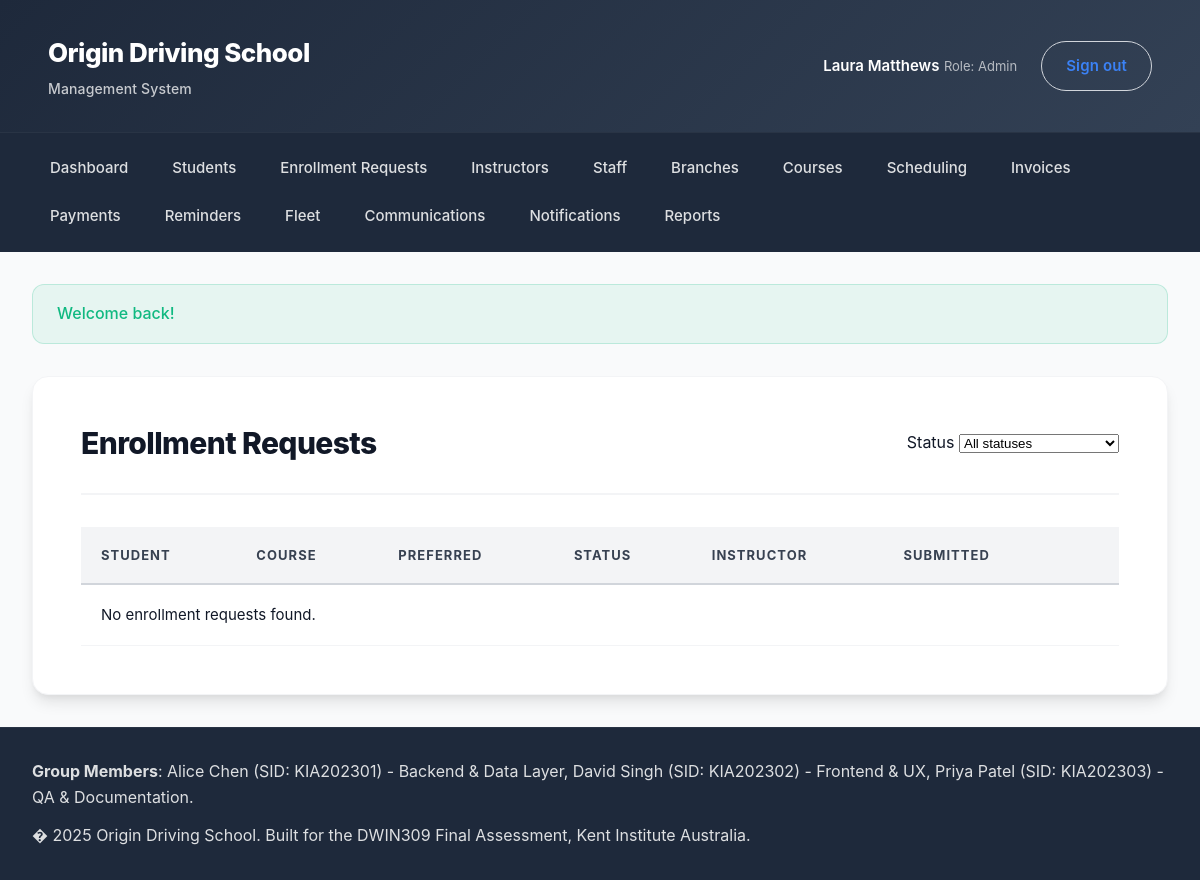
Before: /index.php?page=enrollmentrequests&action=index (signed in) with the older database file.
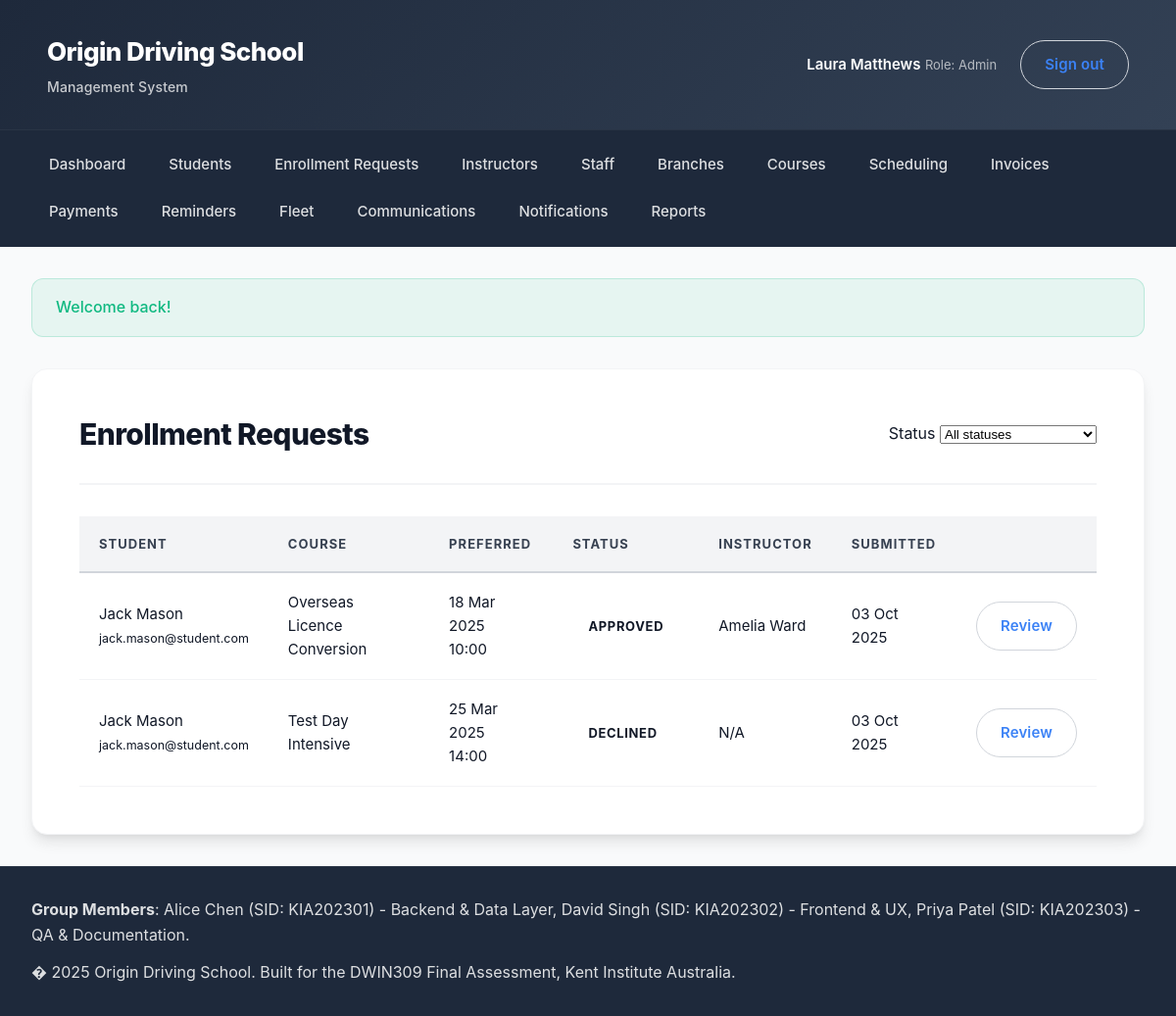
After: the same page with the newer database file.
### tables this page shows
CREATE TABLE enrollment_requests (
    id INT UNSIGNED AUTO_INCREMENT PRIMARY KEY,
    student_id INT UNSIGNED NOT NULL,
    course_id INT UNSIGNED NOT NULL,
    preferred_date DATE NULL,
    preferred_time TIME NULL,
    status ENUM('pending','approved','declined') DEFAULT 'pending',
    instructor_id INT UNSIGNED NULL,
    student_notes TEXT NULL,
    admin_notes TEXT NULL,
    decision_by INT UNSIGNED NULL,
    decision_at DATETIME NULL,
    created_at DATETIME DEFAULT CURRENT_TIMESTAMP,
    updated_at DATETIME DEFAULT CURRENT_TIMESTAMP ON UPDATE CURRENT_TIMESTAMP,
    CONSTRAINT fk_request_student FOREIGN KEY (student_id) REFERENCES students(id) ON DELETE CASCADE,
    CONSTRAINT fk_request_course FOREIGN KEY (course_id) REFERENCES courses(id) ON DELETE CASCADE,
    CONSTRAINT fk_request_instructor FOREIGN KEY (instructor_id) REFERENCES instructors(id) ON DELETE SET NULL,
    CONSTRAINT fk_request_decision_user FOREIGN KEY (decision_by) REFERENCES users(id) ON DELETE SET NULL,
    INDEX idx_request_status (status),
    INDEX idx_request_instructor (instructor_id)
);

CREATE TABLE users (
    id INT UNSIGNED AUTO_INCREMENT PRIMARY KEY,
    role ENUM('admin','staff','instructor','student') NOT NULL,
    first_name VARCHAR(80) NOT NULL,
    last_name VARCHAR(80) NOT NULL,
    email VARCHAR(160) NOT NULL UNIQUE,
    phone VARCHAR(32) NULL,
    password_hash VARCHAR(255) NOT NULL,
    status ENUM('active','archived') NOT NULL DEFAULT 'active',
    branch_id INT UNSIGNED NULL,
    created_at DATETIME DEFAULT CURRENT_TIMESTAMP,
    updated_at DATETIME DEFAULT CURRENT_TIMESTAMP ON UPDATE CURRENT_TIMESTAMP,
    CONSTRAINT fk_users_branch FOREIGN KEY (branch_id) REFERENCES branches(id) ON DELETE SET NULL
);

CREATE TABLE courses (
    id INT UNSIGNED AUTO_INCREMENT PRIMARY KEY,
    title VARCHAR(160) NOT NULL,
    description TEXT NULL,
    price DECIMAL(10,2) NOT NULL,
    lesson_count INT UNSIGNED NOT NULL,
    category VARCHAR(80) NULL,
    status ENUM('active','inactive') DEFAULT 'active',
    created_at DATETIME DEFAULT CURRENT_TIMESTAMP,
    updated_at DATETIME DEFAULT CURRENT_TIMESTAMP ON UPDATE CURRENT_TIMESTAMP
);

### app/Core/View.php (called while the page is built, shortened)
<?php
class View
{
    public function render(string $template, array $data = [], string $layout = 'main'): void
    {
        $viewFile = __DIR__ . '/../Views/' . $template . '.php';
        $flash = Session::flash('flash');
        extract($data);
        include $viewFile;
        $content = ob_get_clean();
        $layoutFile = __DIR__ . '/../Views/layouts/' . $layout . '.php';
        include $layoutFile;
    }
}

### app/Core/Controller.php (called while the page is built, shortened)
<?php
abstract class Controller
{
    protected View $view;
    public function __construct()
    {
        $this->view = new View();
    }
    protected function render(string $template, array $data = [], string $layout = 'main'): void
    {
        $this->view->render($template, $data, $layout);
    }
}

### app/Controllers/EnrollmentRequestsController.php (called while the page is built, shortened)
<?php
class EnrollmentRequestsController extends Controller
{
    private EnrollmentRequestModel $requests;
    private InstructorModel $instructors;
    public function __construct()
    {
        $this->requests = new EnrollmentRequestModel();
        $this->instructors = new InstructorModel();
    }
    public function indexAction(): void
    {
        $status = isset($_GET['status']) && $_GET['status'] !== '' ? (string) $_GET['status'] : null;
        $user = $this->auth->user();
        $role = $user['role'] ?? '';
        if ($role === 'instructor') {
            $instructor = $this->instructors->findByUserId((int) ($user['id'] ?? 0));
            $instructorId = (int) ($instructor['id'] ?? 0);
            $requests = $instructorId > 0 ? $this->requests->forInstructor($instructorId, $status) : [];
        } else {
            $requests = $this->requests->all($status);
        }
        $this->render('enrollmentrequests/index', [
            'pageTitle' => 'Enrollment Requests',
            'requests' => $requests,
            'statusFilter' => $status,
        ]);
    }
}

### app/Core/Router.php (called while the page is built, shortened)
<?php
class Router
{
    public function dispatch(): void
    {
        $action = $_GET['action'] ?? 'index';
        $method = $action . 'Action';
        $controller = new $controllerClass();
        $controller->$method();
    }
}

### index.php (called while the page is built)
<?php
require __DIR__ . '/app/bootstrap.php';
$router = new App\Core\Router();
$router->dispatch();

### app/Helpers/helpers.php (called while the page is built, shortened)
<?php
if (!function_exists('e')) {
    function e(string $value): string
    {
        return htmlspecialchars($value, ENT_QUOTES, 'UTF-8');
    }
}
if (!function_exists('route')) {
    function route(string $page, string $action = 'index', array $params = []): string
    {
        $query = array_merge(['page' => $page, 'action' => $action], $params);
        return 'index.php?' . http_build_query($query);
    }
}
if (!function_exists('asset')) {
    function asset(string $path): string
    {
        return 'assets/' . ltrim($path, '/');
    }
}

### app/Core/Database.php (called while the page is built, shortened)
<?php
class Database
{
    private static ?PDO $connection = null;
    public static function init(array $config): void
    {
        $dsn = sprintf(
            'mysql:host=%s;port=%d;dbname=%s;charset=%s',
            $config['host'],
            $config['port'],
            $config['database'],
            $config['charset'] ?? 'utf8mb4'
        );
        $options = [
            PDO::ATTR_ERRMODE => PDO::ERRMODE_EXCEPTION,
            PDO::ATTR_DEFAULT_FETCH_MODE => PDO::FETCH_ASSOC,
            PDO::ATTR_EMULATE_PREPARES => false,
        ];
        try {
            self::$connection = new PDO($dsn, $config['username'], $config['password'], $options);
        } catch (PDOException $exception) {
            error_log('Database connection failed: ' . $exception->getMessage());
            throw $exception;
        }
    }
    public static function connection(): PDO
    {
        return self::$connection;
    }
}

### app/Core/Session.php (called while the page is built, shortened)
<?php
class Session
{
    public static function get(string $key, mixed $default = null): mixed
    {
        $segments = explode('.', $key);
        $value = $_SESSION;
        foreach ($segments as $segment) {
            $value = $value[$segment];
        }
        return $value;
    }
    public static function remove(string $key): void
    {
        $segments = explode('.', $key);
    }
    public static function flash(string $key, mixed $default = null): mixed
    {
        $value = self::get($key, $default);
        return $value;
    }
}

### app/Services/AuthService.php (called while the page is built, shortened)
<?php
class AuthService
{
    public function user(): ?array
    {
        return Session::get('auth.user');
    }
}

### app/bootstrap.php (called while the page is built, shortened)
<?php
$config = require __DIR__ . '/config.php';
spl_autoload_register(function (string $class): void {
    $prefix = 'App\\';
    $baseDir = __DIR__ . '/';
    $relativeClass = substr($class, strlen($prefix));
    $file = $baseDir . str_replace('\\', '/', $relativeClass) . '.php';
});
require_once __DIR__ . '/Helpers/helpers.php';

### app/Models/EnrollmentRequestModel.php (called while the page is built, shortened)
<?php
class EnrollmentRequestModel extends Model
{
    public function all(?string $status = null): array
    {
        $sql = $this->baseSelect();
        $params = [];
        $sql .= ' ORDER BY er.created_at DESC';
        $stmt = $this->db->prepare($sql);
        $stmt->execute($params);
        return $stmt->fetchAll();
    }
    private function baseSelect(string $extraWhere = ''): string
    {
        $sql = 'SELECT er.*, c.title AS course_title,
                       ui.first_name AS instructor_first_name,
                       ui.last_name AS instructor_last_name,
                       us.first_name AS student_first_name,
                       us.last_name AS student_last_name,
                       us.email AS student_email,
                       us.phone AS student_phone
                FROM enrollment_requests er
                INNER JOIN students s ON s.id = er.student_id
                INNER JOIN users us ON us.id = s.user_id
                INNER JOIN courses c ON c.id = er.course_id
                LEFT JOIN instructors i ON i.id = er.instructor_id
                LEFT JOIN users ui ON ui.id = i.user_id';
        return $sql;
    }
}

### app/Core/Model.php (called while the page is built, shortened)
<?php
abstract class Model
{
    public function __construct()
    {
        $this->db = Database::connection();
    }
}

### app/Views/enrollmentrequests/index.php (the view, shortened to what this page needs)
<?php
$statusFilter = $statusFilter ?? null;
?>
<section class="card">
    <div class="card-header">
        <h1>Enrollment Requests</h1>
        <form method="get" action="" class="inline-form">
            <label>
                <span class="sr-only">Status</span>
                <select name="status" onchange="this.form.submit()">
                    <option value="" <?= $statusFilter === null ? 'selected' : ''; ?>>All statuses</option>
                </select>
            </label>
        </form>
    </div>
    <table class="table">
        <thead>
            <tr>
                <th>Student</th>
                <th>Course</th>
                <th>Preferred</th>
                <th>Status</th>
                <th>Instructor</th>
                <th>Submitted</th>
                <th></th>
            </tr>
        </thead>
        <tbody>
            <?php if (empty($requests)): ?>
                <tr><td colspan="7">No enrollment requests found.</td></tr>
            <?php else: ?>
                <?php foreach ($requests as $request): ?>
                    <tr>
                        <td>
                            <?= e(($request['student_first_name'] ?? '') . ' ' . ($request['student_last_name'] ?? '')); ?><br>
                            <small><?= e($request['student_email'] ?? ''); ?></small>
                        </td>
                        <td><?= e($request['course_title'] ?? ''); ?></td>
                        <td>
                            <?php if (!empty($request['preferred_date'])): ?>
                                <?= e(date('d M Y', strtotime($request['preferred_date']))); ?>
                            <?php endif; ?>
                            <?php if (!empty($request['preferred_time'])): ?>
                                <div><?= e(substr($request['preferred_time'], 0, 5)); ?></div>
                            <?php endif; ?>
                        </td>
                        <td><span class="status-pill status-<?= e($request['status']); ?>"><?= e(ucfirst($request['status'])); ?></span></td>
                        <td>
                            <?php if (!empty($request['instructor_first_name'])): ?>
                                <?= e($request['instructor_first_name'] . ' ' . $request['instructor_last_name']); ?>
                            <?php else: ?>
                                N/A
                            <?php endif; ?>
                        </td>
                        <td><?= e(date('d M Y', strtotime($request['created_at'] ?? 'now'))); ?></td>
                        <td><a class="button button-secondary" href="<?= route('enrollmentrequests', 'view', ['id' => $request['id']]); ?>">Review</a></td>
                    </tr>
                <?php endforeach; ?>
            <?php endif; ?>
        </tbody>
    </table>
</section>

### app/Views/layouts/main.php (shortened to what this page needs)
<?php
$auth = new AuthService();
$user = $auth->user();
$role = $user['role'] ?? null;
$navItems = [
    [
        'label' => 'Dashboard',
        'page' => 'dashboard',
        'action' => 'index',
        'roles' => ['admin', 'staff', 'instructor', 'student']
    ],
    [
        'label' => 'My Invoices',
        'page' => 'studentinvoices',
        'action' => 'index',
        'roles' => ['student']
    ],
    [
        'label' => 'Students',
        'page' => 'students',
        'action' => 'index',
        'roles' => ['admin', 'staff', 'instructor']
    ],
    [
        'label' => 'Enrollment Requests',
        'page' => 'enrollmentrequests',
        'action' => 'index',
        'roles' => ['admin', 'staff', 'instructor']
    ],
    [
        'label' => 'Instructors',
        'page' => 'instructors',
        'action' => 'index',
        'roles' => ['admin', 'staff']
    ],
    [
        'label' => 'Staff',
        'page' => 'staff',
        'action' => 'index',
        'roles' => ['admin']
    ],
    [
        'label' => 'Branches',
        'page' => 'branches',
        'action' => 'index',
        'roles' => ['admin', 'staff']
    ],
    [
        'label' => 'Courses',
        'page' => 'courses',
        'action' => 'index',
        'roles' => ['admin', 'staff']
    ],
    [
        'label' => 'Scheduling',
        'page' => 'schedules',
        'action' => 'index',
        'roles' => ['admin', 'staff', 'instructor']
    ],
    [
        'label' => 'Invoices',
        'page' => 'invoices',
        'action' => 'index',
        'roles' => ['admin', 'staff']
    ],
    [
        'label' => 'Payments',
        'page' => 'payments',
        'action' => 'index',
        'roles' => ['admin', 'staff']
    ],
    [
        'label' => 'Reminders',
        'page' => 'reminders',
        'action' => 'index',
        'roles' => ['admin', 'staff']
    ],
    [
        'label' => 'Fleet',
        'page' => 'fleet',
        'action' => 'index',
        'roles' => ['admin', 'staff']
    ],
    [
        'label' => 'Communications',
        'page' => 'communications',
        'action' => 'index',
        'roles' => ['admin', 'staff']
    ],
    [
        'label' => 'Notifications',
        'page' => 'notifications',
        'action' => 'index',
        'roles' => ['admin', 'staff', 'instructor', 'student']
    ],
    [
        'label' => 'Reports',
        'page' => 'reports',
        'action' => 'index',
        'roles' => ['admin', 'staff']
    ],
];
?>
<!DOCTYPE html>
<html lang="en">
<head>
    <link rel="stylesheet" href="<?= asset('css/style.css'); ?>">
</head>
<body class="app-shell">
<header class="app-header">
    <div class="brand">
        <span class="brand-title">Origin Driving School</span>
        <span class="brand-subtitle">Management System</span>
    </div>
    <div class="user-panel">
        <?php if ($user): ?>
        <div class="user-meta">
            <span class="user-name"><?= e($user['first_name'] . ' ' . $user['last_name']); ?></span>
            <span class="user-role">Role: <?= e(ucfirst($user['role'])); ?></span>
        </div>
        <a class="button button-secondary" href="<?= route('auth', 'logout'); ?>">Sign out</a>
        <?php else: ?>
        <a class="button" href="<?= route('auth', 'login'); ?>">Sign in</a>
        <?php endif; ?>
    </div>
</header>
<?php if ($user): ?>
<nav class="app-nav">
    <?php foreach ($navItems as $item): ?>
        <?php if (in_array($role, $item['roles'], true)): ?>
            <a href="<?= route($item['page'], $item['action']); ?>" class="nav-link"><?= e($item['label']); ?></a>
        <?php endif; ?>
    <?php endforeach; ?>
</nav>
<?php endif; ?>
<main class="app-content">
    <?php if (!empty($flash)): ?>
        <div class="flash-messages">
            <?php foreach ($flash as $type => $message): ?>
                <div class="alert alert-<?= e($type); ?>"><?= e($message); ?></div>
            <?php endforeach; ?>
        </div>
    <?php endif; ?>
    <?= $content; ?>
</main>
<footer class="app-footer">
    <div>
        <strong>Group Members</strong>: Alice Chen (SID: KIA202301) - Backend &amp; Data Layer, David Singh (SID: KIA202302) - Frontend &amp; UX, Priya Patel (SID: KIA202303) - QA &amp; Documentation.
    </div>
    <div>
        � <?= date('Y'); ?> Origin Driving School. Built for the DWIN309 Final Assessment, Kent Institute Australia.
    </div>
</footer>
</body>
</html>

Changed rows visible on the page:
added enrollment_requests: users.first_name+last_name "Jack Mason", users.email "jack.mason@student.com", course.title "Overseas Licence Conversion", preferred_date "18 Mar 2025", preferred_time "10:00", status "APPROVED", users.first_name+last_name "Amelia Ward", created_at "03 Oct 2025"
added enrollment_requests: users.first_name+last_name "Jack Mason", users.email "jack.mason@student.com", course.title "Test Day Intensive", preferred_date "25 Mar 2025", preferred_time "14:00", status "DECLINED", shows "N/A", created_at "03 Oct 2025"
Other visible differences:
text no longer shown: "No enrollment requests found."
